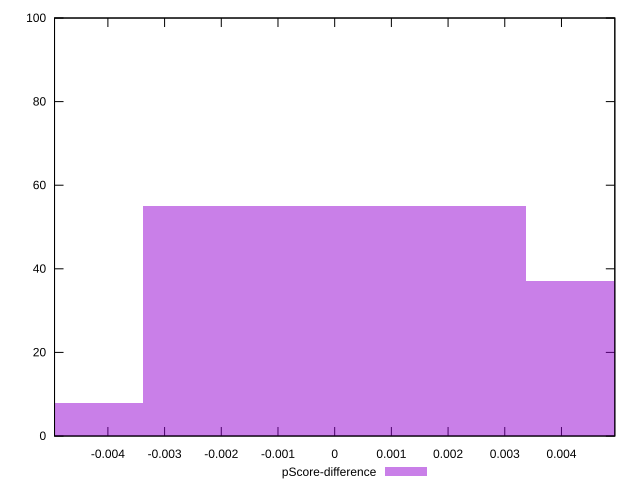

Write the gnuplot code that produced this figure.
reset

$pScoreDifference <<EOF
0 55
0.006766172875793101 37
-0.006766172875793101 8
EOF

set key outside below
set boxwidth 0.006766172875793101
set xrange [-0.004941176470588227:0.004941176470588227]
set yrange [0:100]
set trange [0:100]
set style fill transparent solid 0.5 noborder
set terminal svg size 640, 490 enhanced background rgb 'white'
set output "report_00013_2021-02-09T12-04-24.940Z/uses-rel-preload/samples/pages+cached+noadtech+nomedia+nocss/pScore-difference/histogram.svg"

plot $pScoreDifference title "pScore-difference" with boxes

reset
